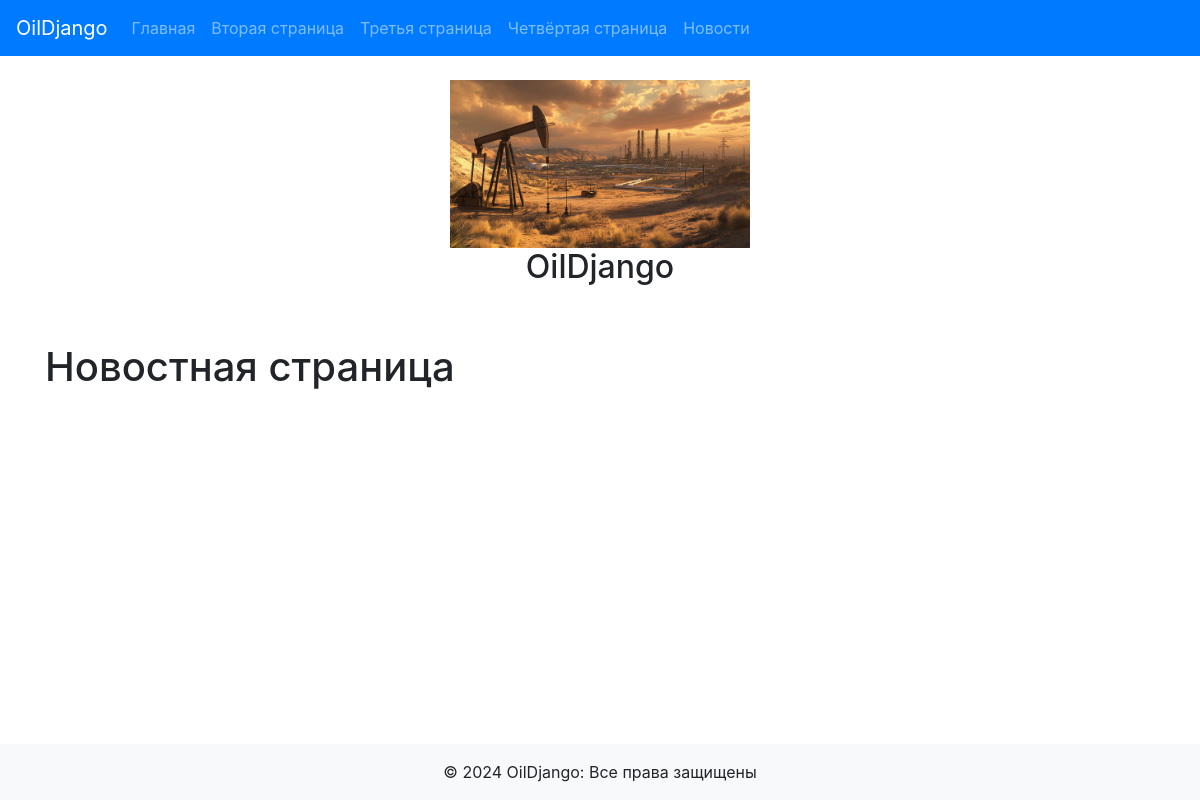
The page /news/ on the database as committed earlier.
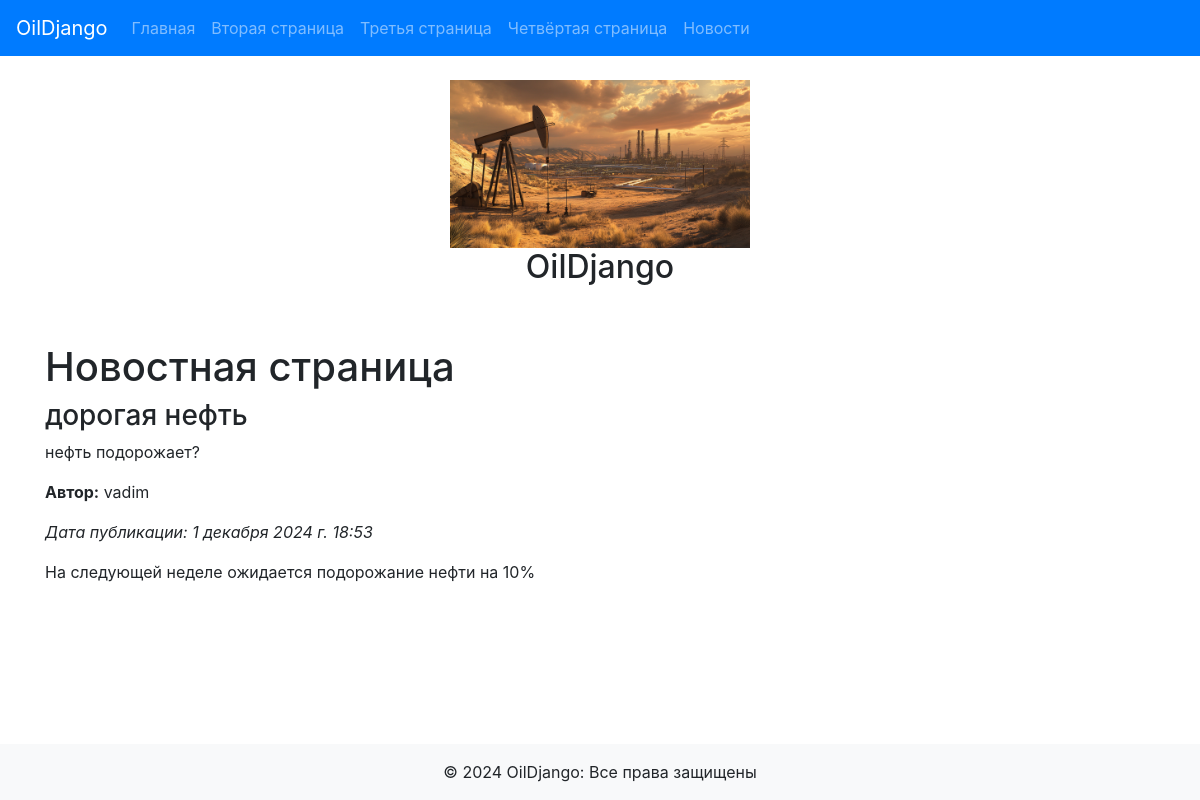
The same page on the database as committed later.
### news/models.py (models this page shows, shortened)
class News_post(models.Model):
    title = models.CharField('Название новости', max_length=50)
    short_description = models.CharField('Краткое описание новости', max_length=200)
    text = models.TextField('Новость')
    pub_date = models.DateTimeField('Дата публикации')
    author = models.ForeignKey(User, on_delete=models.CASCADE, verbose_name='Автор')
    class Meta:
        verbose_name = 'Новость'
        verbose_name_plural = 'Новости'

### news/views.py (the view)
# urls.py: path('', views.index, name='home'),
def home(request):
    news = News_post.objects.all()
    return render(request, 'news/news.html', {'news': news})

### news/templates/news/news.html (shortened to what this page needs)
{% extends 'main/layout.html' %}
{% block content %}
    <h1>Новостная страница</h1>
    {% for new in news %}
    <div>
        <h3>{{ new.title }}</h3>
        <p>{{ new.short_description }}</p>
        <p><strong>Автор:</strong> {{ new.author.username }}</p>
        <p><em>Дата публикации: {{ new.pub_date }}</em></p>
        <p>{{ new.text }}</p>
    </div>
    {% endfor %}
{% endblock %}

### main/templates/main/layout.html (shortened to what this page needs)
{% load static %}
<!doctype html>
<html lang="en">
<head>
    <link href="https://cdn.jsdelivr.net/npm/bootstrap@4.6.2/dist/css/bootstrap.min.css" rel="stylesheet">
</head>
<body>
    {% include 'main/nav.html' %}
    <aside class="text-center my-4">
        <img src="{% static 'main/img/ресурсы.png' %}" alt="Добыча нефти" width="300px">
        <h2>OilDjango</h2>
    </aside>
    <main class="container my-4">
        {% block content %}
        {% endblock %}
    </main>
    <footer class="bg-light text-center text-lg-start mt-auto py-3">
        <div class="text-center">
            © 2024 OilDjango: Все права защищены
        </div>
    </footer>
</body>
</html>

### main/templates/main/nav.html (shortened to what this page needs)
<nav class="navbar navbar-expand-lg navbar-dark bg-primary">
  <a class="navbar-brand" href="{% url 'home' %}">OilDjango</a>
  <div class="collapse navbar-collapse" id="navbarNav">
    <ul class="navbar-nav">
      <li class="nav-item">
        <a class="nav-link" href="{% url 'home' %}">Главная</a>
      </li>
      <li class="nav-item">
        <a class="nav-link" href="{% url 'page2' %}">Вторая страница</a>
      </li>
      <li class="nav-item">
        <a class="nav-link" href="{% url 'page3' %}">Третья страница</a>
      </li>
      <li class="nav-item">
        <a class="nav-link" href="{% url 'page4' %}">Четвёртая страница</a>
      </li>
      <li class="nav-item">
        <a class="nav-link" href="{% url 'news_home' %}">Новости</a>
      </li>
    </ul>
  </div>
</nav>

### main/templates/main/layout.html (style rules this page uses)
body { display: flex; flex-direction: column; min-height: 100vh; }
main { flex: 1; }

Rows that differ between the two databases and show on the page:
added News_post: title "дорогая нефть", short_description "нефть подорожает?", author.username "vadim", pub_date "1 декабря 2024 г. 18:53", text "На следующей неделе ожидается подорожание нефти на 10%"
